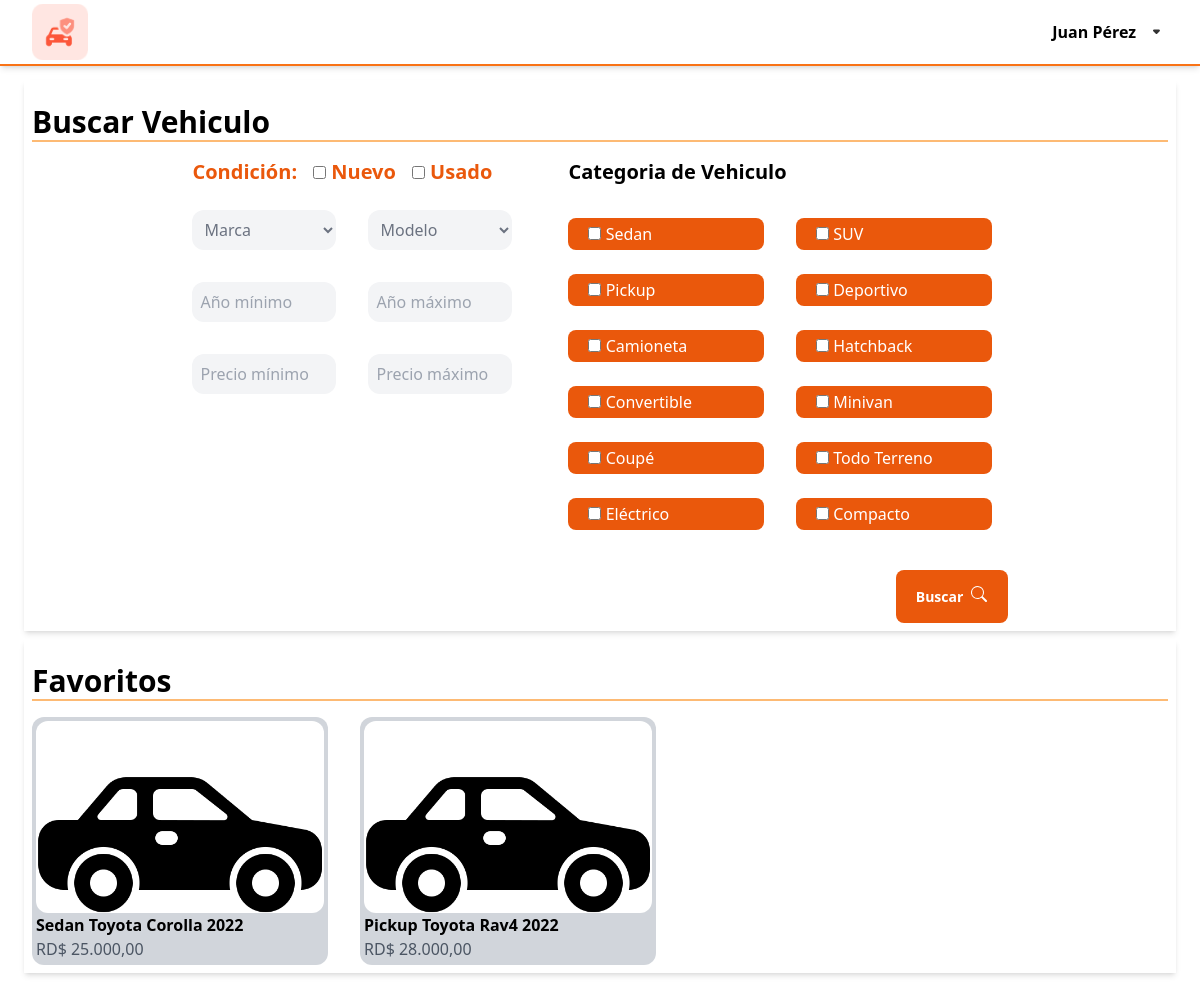
/pages/home.php (signed in), run on the app's committed database.
### tables this page shows
CREATE TABLE IF NOT EXISTS `vehiculo_categoria` (
  `idVehiculo_Categoria` int NOT NULL AUTO_INCREMENT,
  `nombre_Categoria` varchar(45) NOT NULL,
  PRIMARY KEY (`idVehiculo_Categoria`)
);

CREATE TABLE IF NOT EXISTS `favoritos` (
  `idFavorito` int NOT NULL AUTO_INCREMENT,
  `idUsuario` int DEFAULT NULL,
  `idVehiculo` int DEFAULT NULL,
  PRIMARY KEY (`idFavorito`),
  KEY `idUsuario` (`idUsuario`),
  KEY `idVehiculo` (`idVehiculo`)
);

CREATE TABLE IF NOT EXISTS `vehiculos_marcas` (
  `idVehiculos_Marca` int NOT NULL AUTO_INCREMENT,
  `marca_nombre` varchar(45) NOT NULL,
  PRIMARY KEY (`idVehiculos_Marca`),
  UNIQUE KEY `marca_nombre_UNIQUE` (`marca_nombre`)
);

CREATE TABLE IF NOT EXISTS `vehiculos_modelos` (
  `idVehiculos_Modelos` int NOT NULL AUTO_INCREMENT,
  `Modelo_nombre` varchar(45) NOT NULL,
  `marca` int NOT NULL,
  PRIMARY KEY (`idVehiculos_Modelos`),
  UNIQUE KEY `idVehiculos_Modelos_UNIQUE` (`idVehiculos_Modelos`),
  UNIQUE KEY `Modelo_nombre_UNIQUE` (`Modelo_nombre`),
  KEY `marca` (`marca`)
);

CREATE TABLE IF NOT EXISTS `vehiculos_venta` (
  `idVehiculos_Venta` int NOT NULL AUTO_INCREMENT,
  `vehiculo_matricula` varchar(10) NOT NULL,
  `precio` float NOT NULL,
  `millage` float NOT NULL,
  `fecha_adquisicion` date NOT NULL,
  `year` varchar(45) NOT NULL,
  `vehiculo_modelo` int DEFAULT NULL,
  `vehiculo_Categoria` int NOT NULL,
  `nuevo` tinyint(1) NOT NULL DEFAULT '1',
  `image` varchar(100) NOT NULL,
  PRIMARY KEY (`idVehiculos_Venta`),
  UNIQUE KEY `vehiculo_modelo_UNIQUE` (`vehiculo_modelo`),
  KEY `categoria_idx` (`vehiculo_Categoria`)
);

### pages/home.php (the view, shortened to what this page needs)
<?php session_start();
require("../php/connection.php");
$categoria = $mysqli->query("SELECT * FROM `vehiculo_categoria`");
$favoritos = $mysqli->query("select * from favoritos left join vehiculos_venta on favoritos.idVehiculo = vehiculos_venta.idVehiculos_Venta left JOIN vehiculos_modelos on idVehiculos_Modelos = vehiculo_modelo  join vehiculos_marcas on vehiculos_modelos.marca = vehiculos_marcas.idVehiculos_Marca join vehiculo_categoria on vehiculos_venta.vehiculo_Categoria = vehiculo_categoria.idVehiculo_Categoria");
?>
<!DOCTYPE html>
<html lang="en">
<head>
    <link href="../css/output.css" rel="stylesheet">
    <link href="../css/input.css" rel="stylesheet">
</head>
<body>
    <div class="w-screen">
        <?php include "./nav.php" ?>
        <form id="cuadro" action="../php/buscar.php" method="post" class="mt-14 p-6 ">
            <div class="p-2 shadow-md ">
                <span class="block text-3xl font-bold my-4  border-b-2 border-orange-300 ">Buscar Vehiculo</span>
                <div class="flex justify-center gap-14">
                    <div class="flex flex-col gap-6 max-w-xs">
                        <div class="flex text-xl font-bold text-orange-600 gap-4 ">
                            Condición:
                            <label>
                                <input type="checkbox" name="condicion[]" value="1"> Nuevo
                            </label>
                            <label>
                                <input type="checkbox" name="condicion[]" value="0"> Usado
                            </label>
                        </div>
                        <div class="grid grid-cols-2 gap-8">
                            <select id="marca" onchange="updateModelos()" name="marca" placeholder="Marca">
                                <option value="" selected>Marca</option>
                            </select>
                            <select id="modelo" name="modelo" placeholder="Modelo">
                                <option value="" selected>Modelo</option>
                            </select>
                            <label>
                                <input type="number" name="anio_min" placeholder="Año mínimo">
                            </label>
                            <label>
                                <input type="number" name="anio_max" placeholder="Año máximo">
                            </label>
                            <label>
                                <input type="number" name="precio_min" placeholder="Precio mínimo">
                            </label>
                            <label>
                                <input type="number" name="precio_max" placeholder="Precio máximo">
                            </label>
                        </div>
                    </div>
                    <div class="flex flex-col gap-8">
                        <span class="text-xl font-bold">Categoria de Vehiculo</span>
                        <div class="grid grid-cols-2 gap-6 gap-x-8 h-80 overflow-scroll pr-4 text-white">
                            <?php
                            if ($categoria) {
                                if ($categoria->num_rows > 0) {
                                    while ($datos = $categoria->fetch_assoc()) {
                            ?>
                                        <label class="bg-orange-600 rounded-lg p-1 ps-5 ">
                                            <input type="checkbox" name="tipo[]" value="<?php echo $datos['idVehiculo_Categoria'] ?>">&nbsp;<?php echo $datos['nombre_Categoria'] ?>
                                        </label>
                            <?php
                                    }
                                }
                            } else {
                                echo "<option >Error executing the query: " . $mysqli->error . "</option>";
                            }
                            ?>
                        </div>
                        <button type="submit" class="self-end flex gap-2 justify-center w-28 py-4 bg-orange-600 rounded-lg text-sm leading-normal font-semibold text-white">
                            <span>Buscar</span>
                            <img src="../svg/search.svg" alt="">
                        </button>
                    </div>
                </div>
            </div>
            <div class="p-2 shadow-md mt-2 ">
                <span class="block text-3xl font-bold my-4 border-b-2 border-orange-300 ">Favoritos</span>
                <div class="flex overflow-x-scroll gap-8 w-full">
                    <?php
                    if ($favoritos) {
                        if ($favoritos->num_rows > 0) {
                            while ($datos = $favoritos->fetch_assoc()) {
                    ?>
                                <a href="./detalle.php?id=<?php echo $datos['idVehiculos_Venta']?>" class="h-fit bg-gray-300 hover:bg-orange-200 rounded-xl p-1">
                                    <div class="w-72 h-48 object-fill rounded-xl bg-white overflow-hidden">
                                        <img src="../pictures/<?php echo is_file("../pictures/carro_" . $datos['idVehiculos_Venta']) ? "carro_" . $datos['idVehiculos_Venta'] : "default.jpg" ?> " alt="">
                                    </div>
                                    <p class="font-bold text-black"><?php echo   $datos['nombre_Categoria'] . " " . $datos['marca_nombre'] . " " . $datos['Modelo_nombre'] . " " . $datos['year']; ?> </p>
                                    <p class="text-gray-600">RD$ <?php echo number_format($datos['precio'], 2, ',', '.'); ?></p>
                            </a>
                    <?php
                            }
                        } else {
                            echo "<div class='w-full  text-center'>
                                    <span class='text-xl font-semibold'>No hay vehiculos en favoritos.</span>
                                </div>";
                        }
                    } else {
                        echo "<tr><td colspan='5'>Error executing the query: " . $mysqli->error . "</td></tr>";
                    }
                    ?>
                </div>
            </div>
        </form>
    </div>
</body>
</html>

### css/input.css (style rules this page uses)
textarea,select,input { @apply bg-gray-100; @apply rounded-xl; @apply p-2; @apply text-gray-500; @apply custom-number-input; }
textarea,select,input:not([type="checkbox"],[type="radio"]) { @apply outline-none; @apply w-full; }
a,button { @apply hover:bg-orange-700; }

### data on the page
vehiculo_categoria: nombre_Categoria "Sedan"
vehiculo_categoria: nombre_Categoria "SUV"
vehiculo_categoria: nombre_Categoria "Pickup"
vehiculo_categoria: nombre_Categoria "Deportivo"
vehiculo_categoria: nombre_Categoria "Camioneta"
vehiculo_categoria: nombre_Categoria "Hatchback"
vehiculo_categoria: nombre_Categoria "Convertible"
vehiculo_categoria: nombre_Categoria "Minivan"
vehiculo_categoria: nombre_Categoria "Coupé"
vehiculo_categoria: nombre_Categoria "Todo Terreno"
vehiculo_categoria: nombre_Categoria "Eléctrico"
vehiculo_categoria: nombre_Categoria "Compacto"
favoritos: vehiculo_categoria.nombre_Categoria "Sedan", vehiculos_marcas.marca_nombre "Toyota", vehiculos_modelos.Modelo_nombre "Corolla", idVehiculo.year "2022", idVehiculo.precio "25.000,00"
favoritos: vehiculo_categoria.nombre_Categoria "Pickup", vehiculos_marcas.marca_nombre "Toyota", vehiculos_modelos.Modelo_nombre "Rav4", idVehiculo.year "2022", idVehiculo.precio "28.000,00"

### other printed values
$nombre "Juan"
$apellido "Pérez"
